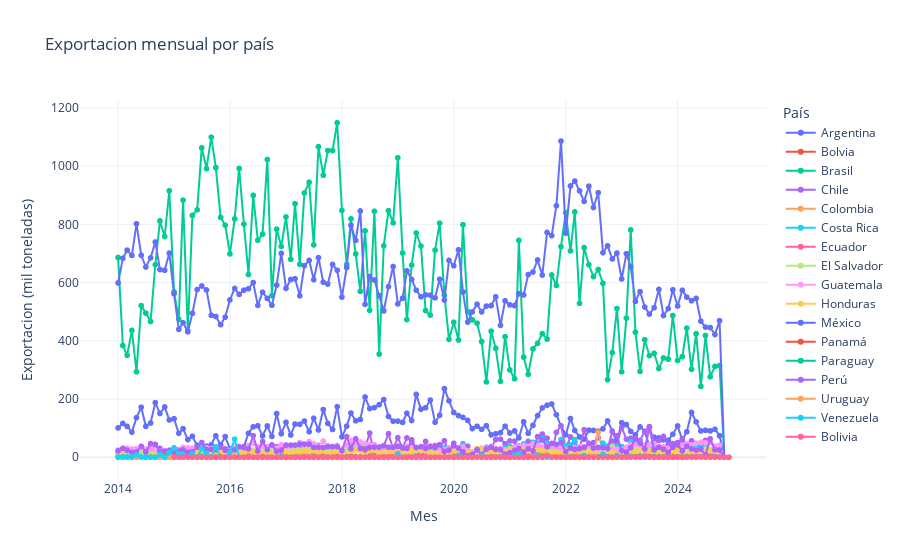
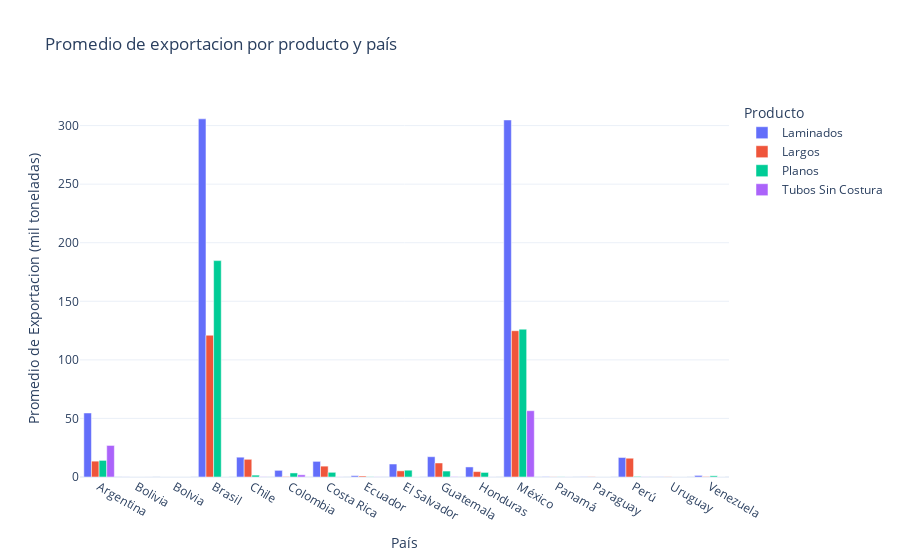

Notebook code for these charts, in order:
### Code cell
eda_comercio_acero(df_exportaciones, 'Exportacion')

### Figure 1 — Plotly figure (JSON) as saved in the notebook; plotly's stock layout.template omitted (floating-point values rounded to 4 significant figures; data arrays with more than 128 entries replaced by an {"elided": "..."} marker saying what was removed)
{"data": [{"hovertemplate": "País=Argentina<br>Mes=%{x}<br>Exportacion (mil toneladas)=%{y}<extra></extra>", "legendgroup": "Argentina", "line": {"color": "#636efa", "dash": "solid"}, "marker": {"symbol": "circle"}, "mode": "lines+markers", "name": "Argentina", "showlegend": true, "type": "scattergl", "x": {"elided": "132 str values"}, "xaxis": "x", "y": {"elided": "132 float values"}, "yaxis": "y"}, {"hovertemplate": "País=Bolvia<br>Mes=%{x}<br>Exportacion (mil toneladas)=%{y}<extra></extra>", "legendgroup": "Bolvia", "line": {"color": "#EF553B", "dash": "solid"}, "marker": {"symbol": "circle"}, "mode": "lines+markers", "name": "Bolvia", "showlegend": true, "type": "scattergl", "x": ["2014-01-01T00:00:00", "2014-02-01T00:00:00", "2014-03-01T00:00:00", "2014-04-01T00:00:00", "2014-05-01T00:00:00", "2014-06-01T00:00:00", "2014-07-01T00:00:00", "2014-08-01T00:00:00", "2014-09-01T00:00:00", "2014-10-01T00:00:00", "2014-11-01T00:00:00", "2014-12-01T00:00:00"], "xaxis": "x", "y": [0.003432, 0.05365, 0.0473, 0.01608, 0.006464, 0.4514, 0, 0.0005544, 0.007427, 2.32e-06, 0.03388, 0.00249], "yaxis": "y"}, {"hovertemplate": "País=Brasil<br>Mes=%{x}<br>Exportacion (mil toneladas)=%{y}<extra></extra>", "legendgroup": "Brasil", "line": {"color": "#00cc96", "dash": "solid"}, "marker": {"symbol": "circle"}, "mode": "lines+markers", "name": "Brasil", "showlegend": true, "type": "scattergl", "x": {"elided": "132 str values"}, "xaxis": "x", "y": {"elided": "132 float values"}, "yaxis": "y"}, {"hovertemplate": "País=Chile<br>Mes=%{x}<br>Exportacion (mil toneladas)=%{y}<extra></extra>", "legendgroup": "Chile", "line": {"color": "#ab63fa", "dash": "solid"}, "marker": {"symbol": "circle"}, "mode": "lines+markers", "name": "Chile", "showlegend": true, "type": "scattergl", "x": {"elided": "132 str values"}, "xaxis": "x", "y": {"elided": "132 float values"}, "yaxis": "y"}, {"hovertemplate": "País=Colombia<br>Mes=%{x}<br>Exportacion (mil toneladas)=%{y}<extra></extra>", "legendgroup": "Colombia", "line": {"color": "#FFA15A", "dash": "solid"}, "marker": {"symbol": "circle"}, "mode": "lines+markers", "name": "Colombia", "showlegend": true, "type": "scattergl", "x": {"elided": "132 str values"}, "xaxis": "x", "y": {"elided": "132 float values"}, "yaxis": "y"}, {"hovertemplate": "País=Costa Rica<br>Mes=%{x}<br>Exportacion (mil toneladas)=%{y}<extra></extra>", "legendgroup": "Costa Rica", "line": {"color": "#19d3f3", "dash": "solid"}, "marker": {"symbol": "circle"}, "mode": "lines+markers", "name": "Costa Rica", "showlegend": true, "type": "scattergl", "x": {"elided": "132 str values"}, "xaxis": "x", "y": {"elided": "132 float values"}, "yaxis": "y"}, {"hovertemplate": "País=Ecuador<br>Mes=%{x}<br>Exportacion (mil toneladas)=%{y}<extra></extra>", "legendgroup": "Ecuador", "line": {"color": "#FF6692", "dash": "solid"}, "marker": {"symbol": "circle"}, "mode": "lines+markers", "name": "Ecuador", "showlegend": true, "type": "scattergl", "x": {"elided": "132 str values"}, "xaxis": "x", "y": {"elided": "132 float values"}, "yaxis": "y"}, {"hovertemplate": "País=El Salvador<br>Mes=%{x}<br>Exportacion (mil toneladas)=%{y}<extra></extra>", "legendgroup": "El Salvador", "line": {"color": "#B6E880", "dash": "solid"}, "marker": {"symbol": "circle"}, "mode": "lines+markers", "name": "El Salvador", "showlegend": true, "type": "scattergl", "x": {"elided": "132 str values"}, "xaxis": "x", "y": {"elided": "132 float values"}, "yaxis": "y"}, {"hovertemplate": "País=Guatemala<br>Mes=%{x}<br>Exportacion (mil toneladas)=%{y}<extra></extra>", "legendgroup": "Guatemala", "line": {"color": "#FF97FF", "dash": "solid"}, "marker": {"symbol": "circle"}, "mode": "lines+markers", "name": "Guatemala", "showlegend": true, "type": "scattergl", "x": {"elided": "132 str values"}, "xaxis": "x", "y": {"elided": "132 float values"}, "yaxis": "y"}, {"hovertemplate": "País=Honduras<br>Mes=%{x}<br>Exportacion (mil toneladas)=%{y}<extra></extra>", "legendgroup": "Honduras", "line": {"color": "#FECB52", "dash": "solid"}, "marker": {"symbol": "circle"}, "mode": "lines+markers", "name": "Honduras", "showlegend": true, "type": "scattergl", "x": {"elided": "132 str values"}, "xaxis": "x", "y": {"elided": "132 float values"}, "yaxis": "y"}, {"hovertemplate": "País=México<br>Mes=%{x}<br>Exportacion (mil toneladas)=%{y}<extra></extra>", "legendgroup": "México", "line": {"color": "#636efa", "dash": "solid"}, "marker": {"symbol": "circle"}, "mode": "lines+markers", "name": "México", "showlegend": true, "type": "scattergl", "x": {"elided": "132 str values"}, "xaxis": "x", "y": {"elided": "132 float values"}, "yaxis": "y"}, {"hovertemplate": "País=Panamá<br>Mes=%{x}<br>Exportacion (mil toneladas)=%{y}<extra></extra>", "legendgroup": "Panamá", "line": {"color": "#EF553B", "dash": "solid"}, "marker": {"symbol": "circle"}, "mode": "lines+markers", "name": "Panamá", "showlegend": true, "type": "scattergl", "x": {"elided": "132 str values"}, "xaxis": "x", "y": {"elided": "132 float values"}, "yaxis": "y"}, {"hovertemplate": "País=Paraguay<br>Mes=%{x}<br>Exportacion (mil toneladas)=%{y}<extra></extra>", "legendgroup": "Paraguay", "line": {"color": "#00cc96", "dash": "solid"}, "marker": {"symbol": "circle"}, "mode": "lines+markers", "name": "Paraguay", "showlegend": true, "type": "scattergl", "x": {"elided": "132 str values"}, "xaxis": "x", "y": {"elided": "132 float values"}, "yaxis": "y"}, {"hovertemplate": "País=Perú<br>Mes=%{x}<br>Exportacion (mil toneladas)=%{y}<extra></extra>", "legendgroup": "Perú", "line": {"color": "#ab63fa", "dash": "solid"}, "marker": {"symbol": "circle"}, "mode": "lines+markers", "name": "Perú", "showlegend": true, "type": "scattergl", "x": {"elided": "132 str values"}, "xaxis": "x", "y": {"elided": "132 float values"}, "yaxis": "y"}, {"hovertemplate": "País=Uruguay<br>Mes=%{x}<br>Exportacion (mil toneladas)=%{y}<extra></extra>", "legendgroup": "Uruguay", "line": {"color": "#FFA15A", "dash": "solid"}, "marker": {"symbol": "circle"}, "mode": "lines+markers", "name": "Uruguay", "showlegend": true, "type": "scattergl", "x": {"elided": "132 str values"}, "xaxis": "x", "y": {"elided": "132 float values"}, "yaxis": "y"}, {"hovertemplate": "País=Venezuela<br>Mes=%{x}<br>Exportacion (mil toneladas)=%{y}<extra></extra>", "legendgroup": "Venezuela", "line": {"color": "#19d3f3", "dash": "solid"}, "marker": {"symbol": "circle"}, "mode": "lines+markers", "name": "Venezuela", "showlegend": true, "type": "scattergl", "x": {"elided": "132 str values"}, "xaxis": "x", "y": {"elided": "132 float values"}, "yaxis": "y"}, {"hovertemplate": "País=Bolivia<br>Mes=%{x}<br>Exportacion (mil toneladas)=%{y}<extra></extra>", "legendgroup": "Bolivia", "line": {"color": "#FF6692", "dash": "solid"}, "marker": {"symbol": "circle"}, "mode": "lines+markers", "name": "Bolivia", "showlegend": true, "type": "scattergl", "x": ["2015-01-01T00:00:00", "2015-02-01T00:00:00", "2015-03-01T00:00:00", "2015-04-01T00:00:00", "2015-05-01T00:00:00", "2015-06-01T00:00:00", "2015-07-01T00:00:00", "2015-08-01T00:00:00", "2015-09-01T00:00:00", "2015-10-01T00:00:00", "2015-11-01T00:00:00", "2015-12-01T00:00:00", "2016-01-01T00:00:00", "2016-02-01T00:00:00", "2016-03-01T00:00:00", "2016-04-01T00:00:00", "2016-05-01T00:00:00", "2016-06-01T00:00:00", "2016-07-01T00:00:00", "2016-08-01T00:00:00", "2016-09-01T00:00:00", "2016-10-01T00:00:00", "2016-11-01T00:00:00", "2016-12-01T00:00:00", "2017-01-01T00:00:00", "2017-02-01T00:00:00", "2017-03-01T00:00:00", "2017-04-01T00:00:00", "2017-05-01T00:00:00", "2017-06-01T00:00:00", "2017-07-01T00:00:00", "2017-08-01T00:00:00", "2017-09-01T00:00:00", "2017-10-01T00:00:00", "2017-11-01T00:00:00", "2017-12-01T00:00:00", "2018-01-01T00:00:00", "2018-02-01T00:00:00", "2018-03-01T00:00:00", "2018-04-01T00:00:00", "2018-05-01T00:00:00", "2018-06-01T00:00:00", "2018-07-01T00:00:00", "2018-08-01T00:00:00", "2018-09-01T00:00:00", "2018-10-01T00:00:00", "2018-11-01T00:00:00", "2018-12-01T00:00:00", "2019-01-01T00:00:00", "2019-02-01T00:00:00", "2019-03-01T00:00:00", "2019-04-01T00:00:00", "2019-05-01T00:00:00", "2019-06-01T00:00:00", "2019-07-01T00:00:00", "2019-08-01T00:00:00", "2019-09-01T00:00:00", "2019-10-01T00:00:00", "2019-11-01T00:00:00", "2019-12-01T00:00:00", "2020-01-01T00:00:00", "2020-02-01T00:00:00", "2020-03-01T00:00:00", "2020-04-01T00:00:00", "2020-05-01T00:00:00", "2020-06-01T00:00:00", "2020-07-01T00:00:00", "2020-08-01T00:00:00", "2020-09-01T00:00:00", "2020-10-01T00:00:00", "2020-11-01T00:00:00", "2020-12-01T00:00:00", "2021-01-01T00:00:00", "2021-02-01T00:00:00", "2021-03-01T00:00:00", "2021-04-01T00:00:00", "2021-05-01T00:00:00", "2021-06-01T00:00:00", "2021-07-01T00:00:00", "2021-08-01T00:00:00", "2021-09-01T00:00:00", "2021-10-01T00:00:00", "2021-11-01T00:00:00", "2021-12-01T00:00:00", "2022-01-01T00:00:00", "2022-02-01T00:00:00", "2022-03-01T00:00:00", "2022-04-01T00:00:00", "2022-05-01T00:00:00", "2022-06-01T00:00:00", "2022-07-01T00:00:00", "2022-08-01T00:00:00", "2022-09-01T00:00:00", "2022-10-01T00:00:00", "2022-11-01T00:00:00", "2022-12-01T00:00:00", "2023-01-01T00:00:00", "2023-02-01T00:00:00", "2023-03-01T00:00:00", "2023-04-01T00:00:00", "2023-05-01T00:00:00", "2023-06-01T00:00:00", "2023-07-01T00:00:00", "2023-08-01T00:00:00", "2023-09-01T00:00:00", "2023-10-01T00:00:00", "2023-11-01T00:00:00", "2023-12-01T00:00:00", "2024-01-01T00:00:00", "2024-02-01T00:00:00", "2024-03-01T00:00:00", "2024-04-01T00:00:00", "2024-05-01T00:00:00", "2024-06-01T00:00:00", "2024-07-01T00:00:00", "2024-08-01T00:00:00", "2024-09-01T00:00:00", "2024-10-01T00:00:00", "2024-11-01T00:00:00", "2024-12-01T00:00:00"], "xaxis": "x", "y": [0.3662, 0.02473, 0.6509, 0.01421, 0.00811, 0.02508, 0.00232, 0.005308, 0.02966, 0.01405, 0, 0, 0, 0, 0, 0, 0, 0, 0, 0, 0, 0, 0, 0, 0, 0, 0, 0, 0, 0, 0, 0, 0, 0, 0, 0, 0.002938, 0.005876, 0.007134, 0.0028, 0, 0, 0.00113, 0.00294, 0.003016, 0, 0, 2e-06, 0, 0, 0, 0, 0, 0, 0, 0, 0, 0, 0, 0, 0, 0.000462, 0, 0, 0, 0, 0, 0, 0.002514, 0, 0, 0, 0, 0, 0, 0, 0.01669, 0, 0.000465, 2e-06, 6.273, 0, 0.02465, 0, 0, 0.3101, 0.22, 0.1734, 0.006, 0, 0.0007657, 4e-06, 0, 0.0002591, 8.859e-05, 0.0001171, 0, 0, 0.4366, 1.902, 0.0026, 3.524, 1.015, 0.07399, 0.00352, 0, 0, 0, 0.1911, 0.00032, 0.1019, 0.1136, 0.1097, 0.9509, 0.5069, 0.5082, 0.6597, 0.5582, 0, 0], "yaxis": "y"}], "layout": {"legend": {"title": {"text": "País"}, "tracegroupgap": 0}, "title": {"text": "Exportacion mensual por país"}, "xaxis": {"anchor": "y", "domain": [0, 1], "title": {"text": "Mes"}}, "yaxis": {"anchor": "x", "domain": [0, 1], "title": {"text": "Exportacion (mil toneladas)"}}}}

### Figure 2 — Plotly figure (JSON) as saved in the notebook; plotly's stock layout.template omitted (floating-point values rounded to 4 significant figures)
{"data": [{"alignmentgroup": "True", "hovertemplate": "Producto=Laminados<br>País=%{x}<br>Promedio de Exportacion (mil toneladas)=%{y}<extra></extra>", "legendgroup": "Laminados", "marker": {"color": "#636efa", "pattern": {"shape": ""}}, "name": "Laminados", "offsetgroup": "Laminados", "orientation": "v", "showlegend": true, "textposition": "auto", "type": "bar", "x": ["Argentina", "Bolivia", "Bolvia", "Brasil", "Chile", "Colombia", "Costa Rica", "Ecuador", "El Salvador", "Guatemala", "Honduras", "México", "Panamá", "Paraguay", "Perú", "Uruguay", "Venezuela"], "xaxis": "x", "y": [54.65, 0.0799, 0.02595, 305.8, 16.91, 5.682, 13.35, 1.161, 11.08, 17.33, 8.577, 304.8, 0.2677, 0.1779, 16.66, 0.1441, 1.35], "yaxis": "y"}, {"alignmentgroup": "True", "hovertemplate": "Producto=Largos<br>País=%{x}<br>Promedio de Exportacion (mil toneladas)=%{y}<extra></extra>", "legendgroup": "Largos", "marker": {"color": "#EF553B", "pattern": {"shape": ""}}, "name": "Largos", "offsetgroup": "Largos", "orientation": "v", "showlegend": true, "textposition": "auto", "type": "bar", "x": ["Argentina", "Bolivia", "Bolvia", "Brasil", "Chile", "Colombia", "Costa Rica", "Ecuador", "El Salvador", "Guatemala", "Honduras", "México", "Panamá", "Paraguay", "Perú", "Uruguay", "Venezuela"], "xaxis": "x", "y": [13.53, 0.02953, 0.0188, 121.0, 15.11, 0.3423, 9.269, 0.8409, 5.261, 11.97, 4.618, 124.9, 0.1099, 0.1773, 16.04, 0.1298, 0.3289], "yaxis": "y"}, {"alignmentgroup": "True", "hovertemplate": "Producto=Planos<br>País=%{x}<br>Promedio de Exportacion (mil toneladas)=%{y}<extra></extra>", "legendgroup": "Planos", "marker": {"color": "#00cc96", "pattern": {"shape": ""}}, "name": "Planos", "offsetgroup": "Planos", "orientation": "v", "showlegend": true, "textposition": "auto", "type": "bar", "x": ["Argentina", "Bolivia", "Bolvia", "Brasil", "Chile", "Colombia", "Costa Rica", "Ecuador", "El Salvador", "Guatemala", "Honduras", "México", "Panamá", "Paraguay", "Perú", "Uruguay", "Venezuela"], "xaxis": "x", "y": [14.19, 0.01344, 0.001219, 184.7, 1.594, 3.455, 3.998, 0.187, 5.811, 5.076, 3.911, 126.2, 0.121, 0.004388, 0.4874, 0.01473, 1.018], "yaxis": "y"}, {"alignmentgroup": "True", "hovertemplate": "Producto=Tubos Sin Costura<br>País=%{x}<br>Promedio de Exportacion (mil toneladas)=%{y}<extra></extra>", "legendgroup": "Tubos Sin Costura", "marker": {"color": "#ab63fa", "pattern": {"shape": ""}}, "name": "Tubos Sin Costura", "offsetgroup": "Tubos Sin Costura", "orientation": "v", "showlegend": true, "textposition": "auto", "type": "bar", "x": ["Argentina", "Bolivia", "Bolvia", "Brasil", "Chile", "Colombia", "Costa Rica", "Ecuador", "El Salvador", "Guatemala", "Honduras", "México", "Panamá", "Paraguay", "Perú", "Uruguay", "Venezuela"], "xaxis": "x", "y": [26.94, 0.03691, 0.005929, 0, 0.2087, 1.884, 0.08259, 0.1331, 0.01038, 0.2816, 0.04708, 56.6, 0.03924, 0.0004419, 0.1403, 0.0006116, 0.003868], "yaxis": "y"}], "layout": {"barmode": "group", "legend": {"title": {"text": "Producto"}, "tracegroupgap": 0}, "title": {"text": "Promedio de exportacion por producto y país"}, "xaxis": {"anchor": "y", "domain": [0, 1], "title": {"text": "País"}}, "yaxis": {"anchor": "x", "domain": [0, 1], "title": {"text": "Promedio de Exportacion (mil toneladas)"}}}}
